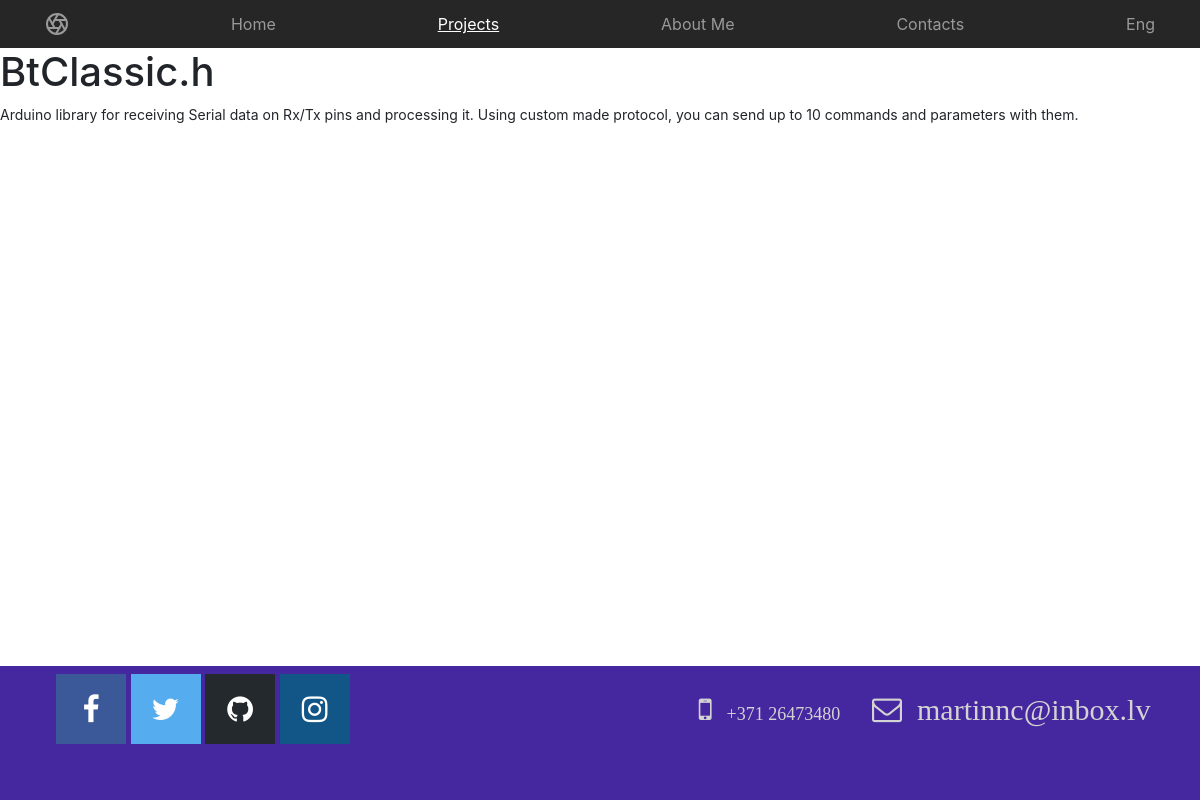
The app's page /projects/btclassich with its own data.
### tables this page shows
CREATE TABLE article (
    id INTEGER PRIMARY KEY AUTOINCREMENT,
    title TEXT,
    content TEXT,
    videoLink TEXT,
    urlExtension TEXT
);

### app.py (the view)
@app.route("/projects/<post>")
def page(post):
    conn = get_db_connection()
    cursor = conn.cursor()
    cursor.execute("SELECT * FROM article")
    cursor = cursor.fetchall()
    i = 0
    for x in cursor:
        i += 1
        print(i)
        if x['urlExtension'] == post:
            break
    return render_template("public/post.html", values=cursor[i-1])

### app.py (called while the page is built)
def get_db_connection():
    conn = sqlite3.connect('database.db')
    conn.row_factory = sqlite3.Row
    return conn

### templates/public/post.html
{% extends "layout.html" %}
{% set active_page = 'projects' %}
{% block content %}
<h1>{{values['title']}}</h1>
<p>{{values['content']}}</p>
{% endblock %}

### static/css/main.css (style rules this page uses)
body { overflow-x: hidden; }
p { font-size: 14px }

### records on screen
article: title "BtClassic.h", content "Arduino library for receiving Serial data on Rx/Tx pins and processing it. Using custom made protocol, you can send up to 10 commands and parameters with them."
